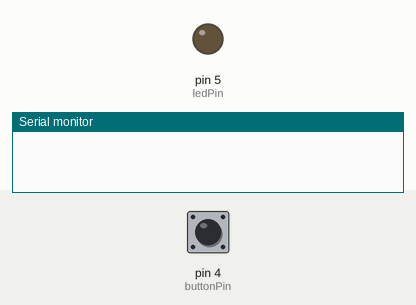
Recording of a sketch running on a simulated Arduino Uno, built with avr-gcc and run on an emulated ATmega328P. Shown: output pins drawn as LEDs (lit = HIGH), the last lines printed to the serial monitor. Inputs (shaded band) come from the test bench; at power-on: pin 4 (buttonPin) LOW.

Above: at 1.2 s.
1.3 s: pin 4 (buttonPin) pulled HIGH for 0.15 s
At 1.7 s:
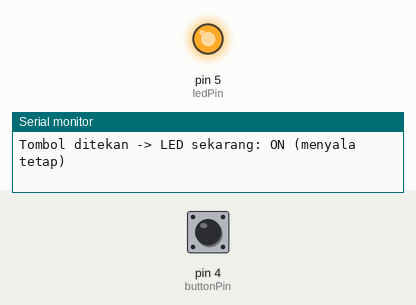
2.9 s: pin 4 (buttonPin) pulled HIGH for 1 s
At 4.0 s:
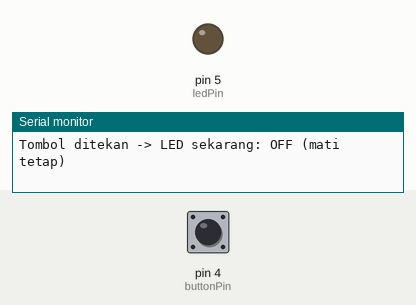
5.4 s: pin 4 (buttonPin) pulled HIGH for 3.2 s
At 6.0 s:
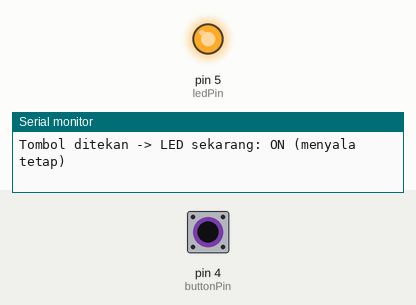
Timing chart, 0 to 8.4 s (numbered marks = the images above; inputs shaded):
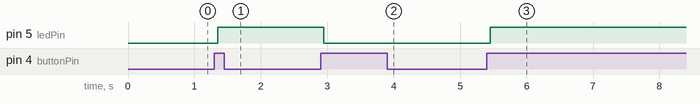

Measured:
- after the input at 1.3 s, pin 5 (ledPin): LOW → HIGH after 0.05 s
- after the input at 2.9 s, pin 5 (ledPin): HIGH → LOW after 0.05 s
- after the input at 5.4 s, pin 5 (ledPin): LOW → HIGH after 0.05 s

The sketch:

sakelar_toggle.ino
```cpp
const int buttonPin = 4;
const int ledPin = 5;


bool ledState = false;
int lastButtonReading = LOW;
int stableButtonState = LOW;

unsigned long lastDebounceTime = 0;
const unsigned long debounceDelay = 50;

void setup() {
  Serial.begin(115200);
  pinMode(ledPin, OUTPUT);
  pinMode(buttonPin, INPUT);
  digitalWrite(ledPin, LOW);
}

void loop() {
  int reading = digitalRead(buttonPin);

  if (reading != lastButtonReading) {
    lastDebounceTime = millis();
  }

  if ((millis() - lastDebounceTime) > debounceDelay) {

    if (reading != stableButtonState) {
      stableButtonState = reading;

      if (stableButtonState == HIGH) {

        ledState = !ledState;
        digitalWrite(ledPin, ledState ? HIGH : LOW);

        Serial.print("Tombol ditekan -> LED sekarang: ");
        Serial.println(ledState ? "ON (menyala tetap)" : "OFF (mati tetap)");
      }
    }
  }

  lastButtonReading = reading;
}
```
